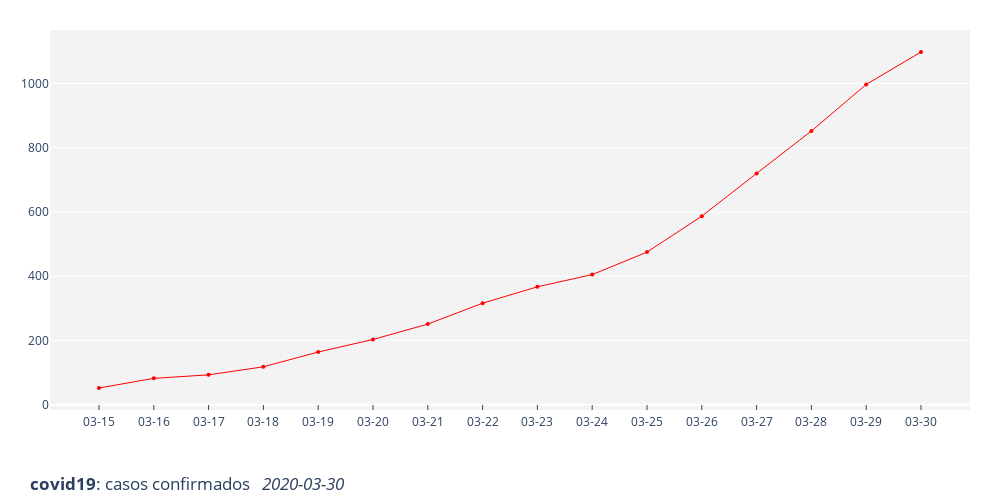

The notebook cell saved with this chart:
### Code cell
fig = go.Figure()

fig.add_trace(go.Scatter(
        x=df2['fecha_caso_nuevo'],
        y=df2['count_cumulativo'],
        mode='lines+markers',
        marker=dict(color='rgb(255, 0, 0)',
                    size=4),
        line=dict(width=1)))

fig.update_layout(title={'text': '<b>covid19</b>: casos confirmados   <i>{}</i>'.format(recent_day),
                         'x': 0.03,
                         'y': 0.02},
                  width=1000,
                  height=500,
                  margin={"r":30,"t":30,"l":50,"b":90},
                  autosize=False,
                  plot_bgcolor='rgb(243, 243, 243)',
                  xaxis=dict(showline=True,
                             showgrid=False,
                             linewidth=2,
                             type='date',
                             autorange=True,
                             dtick='2000-01-01',
                             tickformat='%m-%d',
                             ticks='inside',
                             ticklen=5),
                  yaxis=dict(autorange=True)
                 )
fig.write_html(html)
fig.show()

### Figure 1 — Plotly figure (JSON) as saved in the notebook; plotly's stock layout.template omitted (floating-point values rounded to 4 significant figures)
{"data": [{"line": {"width": 1}, "marker": {"color": "rgb(255, 0, 0)", "size": 4}, "mode": "lines+markers", "type": "scatter", "x": ["2020-03-15T00:00:00", "2020-03-16T00:00:00", "2020-03-17T00:00:00", "2020-03-18T00:00:00", "2020-03-19T00:00:00", "2020-03-20T00:00:00", "2020-03-21T00:00:00", "2020-03-22T00:00:00", "2020-03-23T00:00:00", "2020-03-24T00:00:00", "2020-03-25T00:00:00", "2020-03-26T00:00:00", "2020-03-27T00:00:00", "2020-03-28T00:00:00", "2020-03-29T00:00:00", "2020-03-30T00:00:00"], "y": [52, 82, 93, 118, 164, 203, 251, 316, 367, 405, 475, 587, 720, 852, 997, 1098]}], "layout": {"autosize": false, "height": 500, "margin": {"b": 90, "l": 50, "r": 30, "t": 30}, "plot_bgcolor": "rgb(243, 243, 243)", "title": {"text": "<b>covid19</b>: casos confirmados   <i>2020-03-30</i>", "x": 0.03, "y": 0.02}, "width": 1000, "xaxis": {"autorange": true, "dtick": "2000-01-01", "linewidth": 2, "range": ["2020-03-14 02:32:24.5255", "2020-03-30 21:27:35.4745"], "showgrid": false, "showline": true, "tickformat": "%m-%d", "ticklen": 5, "ticks": "inside", "type": "date"}, "yaxis": {"autorange": true, "range": [-16.49, 1166.0], "type": "linear"}}}
